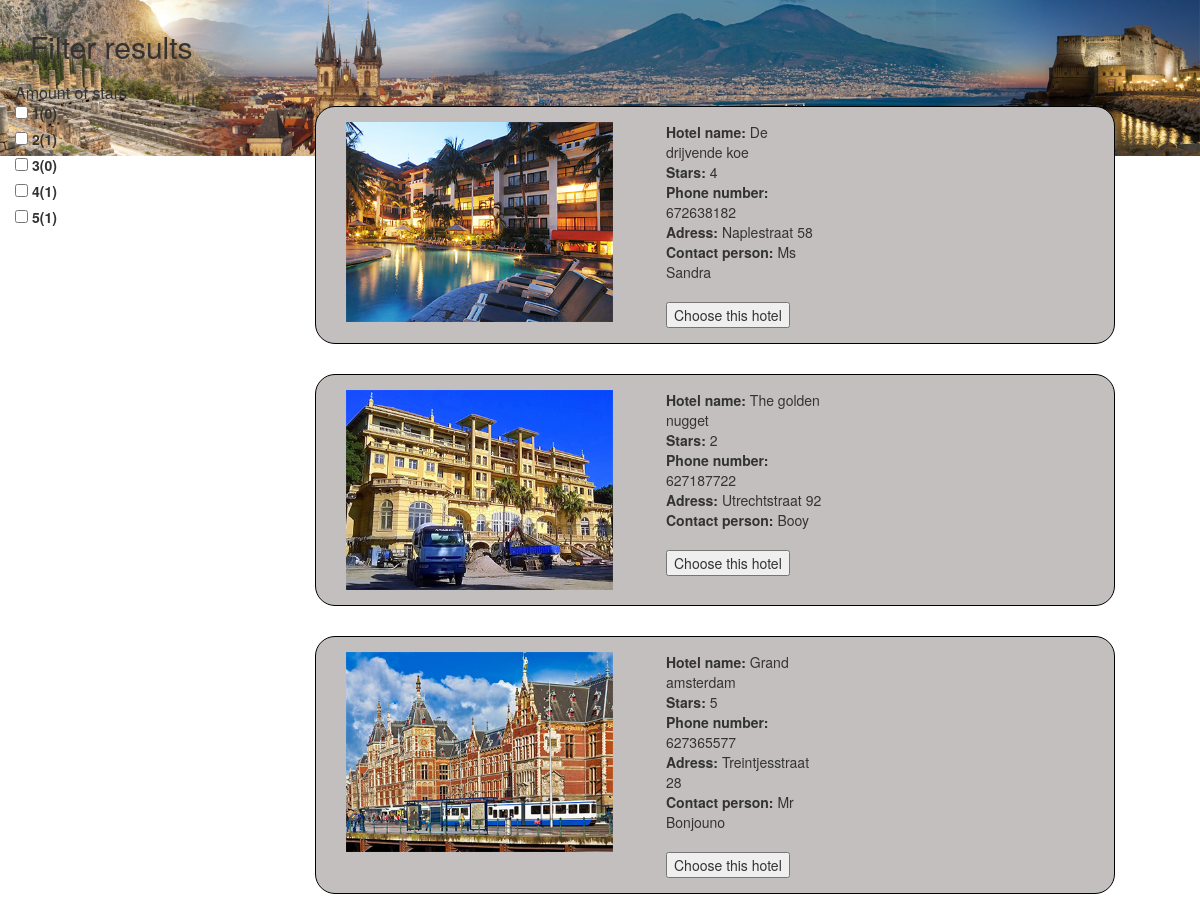
Screenshot of /hanzeproject/hotels.php?city=napels with the database file from the repository.
### tables this page shows
CREATE TABLE `hotel` (
  `hotel_id` int(10) NOT NULL,
  `hotel_name` varchar(50) NOT NULL,
  `stars` int(1) DEFAULT NULL,
  `rating` int(3) NOT NULL,
  `adress` varchar(100) NOT NULL,
  `zipcode` varchar(20) NOT NULL,
  `city` varchar(100) NOT NULL,
  `country` varchar(100) NOT NULL,
  `contact_person` varchar(100) NOT NULL,
  `phonenumber` int(20) NOT NULL
);

### hanzeproject/includes/DB.php (called while the page is built, shortened)
<?php
class database
{
    private $host = DB_HOST;
    private $user = DB_USER;
    private $pass = DB_PASS;
    private $dbname = DB_NAME;
    private $dbh;
    private $stmt;
    public function __construct()
    {
        $dsn = 'mysql:host=' . $this->host . ';dbname=' . $this->dbname;
        $options = array(
            PDO::ATTR_PERSISTENT    => true,
            PDO::ATTR_ERRMODE       => PDO::ERRMODE_EXCEPTION
        );
        try
        {
            $this->dbh = new PDO($dsn, $this->user, $this->pass, $options);
        }
        catch(PDOException $e)
        {
            $this->error = $e->getMessage();
            echo $e->getMessage();
            exit();
        }
    }
    public function query($query)
    {
        if($this->dbh != NULL)
        {
            $this->stmt = $this->dbh->prepare($query);
        }
    }
    public function execute()
    {
        return $this->stmt->execute();
    }
    public function resultset()
    {
        $this->execute();
        return $this->stmt->fetchAll(PDO::FETCH_ASSOC);
    }
    public function reset()
    {
        $this->stmt = NULL;
    }
}

### hanzeproject/helpers/functions.php (the view, shortened to what this page needs)
<?php
    class functions {
        public function Getnumber($aantalsterren) {
            $city_name = $_SESSION['booking_city'];
            $db = new database;
            $db->query("Select count(*) FROM hotel WHERE stars='$aantalsterren' AND city='$city_name'");
            $db->execute();
            $aantal = $db->resultset();
            $ster=  $aantal[0]['count(*)'];
            echo "($ster)";
        }
        public function Viewhotels() {
                $city_name = $_SESSION['booking_city'];
                $db = new database;
                $db->query("SELECT * FROM hotel WHERE city = '$city_name'");
                $db->execute();
                $hotels = $db->resultset();
                foreach ($hotels as $hotel) {
                    echo '<form action="" method="POST">';
                    $naam = $hotel['hotel_name'];
                    $sterren = $hotel['stars'];
                    $rating = $hotel["rating"];
                    $phone = $hotel["phonenumber"];
                    $adress = $hotel["adress"];
                    $contact = $hotel["contact_person"];
                    $image = str_replace(" ", "", strtolower($naam));
                    echo"   <div class='resultblock resultaten1 col-md-8' data=$rating data-tag=$sterren>";
                    echo'   <div class="desc">';
                    echo'   <div class="desc_text">';
                    echo"   <div class='col-md-5'><img src='images/hotels/$image.jpg' height='200' ></div>";
                    echo"   <div class='col-md-3'>";
                    echo"   <strong>Hotel name:</strong> $naam  ";
                    echo"<br>";
                    echo"   <strong>Stars:</strong> $sterren";
                    echo "<br>";
                    echo"   <strong>Phone number:</strong> $phone";
                    echo"<br>";
                    echo"   <strong>Adress:</strong> $adress";
                    echo"<br>";
                    echo"   <strong>Contact person:</strong> $contact";
                    echo"</br><br>";
                    echo"<input class='submit' type='submit' value='Choose this hotel' name='hotelkeuze'> ";
                    echo'   </div></div></div></div><br></form>';
                }
        }
    }
 ?>

### hanzeproject/css/style.css (style rules this page uses)
body { margin:0; padding:0; background:#fff; font-family: 'Source Sans Pro', sans-serif; }

### hanzeproject/hotels.php (style rules this page uses)
.resultaten1 { background-color: #C4BFBF; border: 1px solid black; border-radius: 20px; padding: 15; margin: 15px; }

### rows the page displays
hotel: shows a picture, hotel_name "De drijvende koe", stars "4", phonenumber "672638182", adress "Naplestraat 58", contact_person "Ms Sandra"
hotel: shows a picture, hotel_name "The golden nugget", stars "2", phonenumber "627187722", adress "Utrechtstraat 92", contact_person "Booy"
hotel: shows a picture, hotel_name "Grand amsterdam", stars "5", phonenumber "627365577", adress "Treintjesstraat 28", contact_person "Mr Bonjouno"

### other values shown
$ster "0 1 0 1 1"
